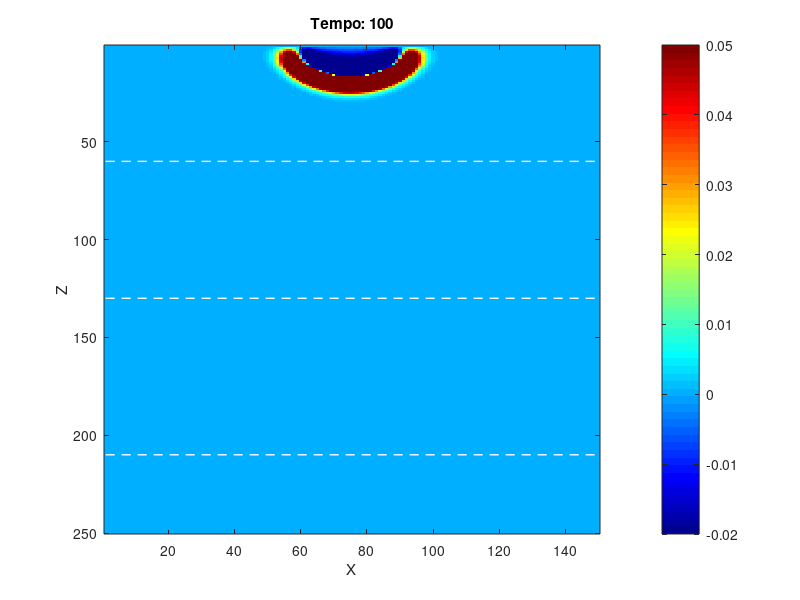

MATLAB code for this plot:
clear; clc; close all;

%parametros
c   = [1500, 2200, 2500, 3000]; %velocidade
d = [1000, 1200, 1500, 1900]; %densidade
int = [60, 130, 210]; %indice da interface

%dominio
M = 4; %ordem
Nx = 150;
Nz = 250;
h = 8.5;
dt = 0.002;
tempo = 100;

Ncam = length(c); %numero de camadas

m = max(1, M);
U = zeros(Nx, Nz, tempo + m);
x = 2 : Nx - 1; %eixo x


%mapeando cada indice de z para sua camada
zcam = cell(Ncam, 1); %para armazenar

iz = 2;
for j = 1:Ncam-1 %atualizando os indices de cada camada
    zcam{j} = iz : int(j) - 1;
    iz = int(j) + 1;
end
zcam{Ncam} = iz : Nz - 1;

%constantes e contorno
gamma = (c .* dt ./ h).^2; %interior

%para velocidade efetiva
dint = zeros(Ncam-1, 1); %denominador
coefx = zeros(Ncam-1, 1); %coeficiente u_xx
cint = zeros(Ncam-1, 1); 

for j = 1:Ncam-1
    dint(j) = (h/2) * ( (1/(d(j)*c(j)^2)) + (1/(d(j+1)*c(j+1)^2)) );
    coefx(j) = (h/2) * ( (1/d(j)) + (1/d(j+1)) );
    cint(j) = sqrt(coefx(j) / dint(j)); %velocidade efetiva
end

%construção do operador da borda levando em conta outros angulos
angulos = linspace(0, 60, M);
%inicializa tudo antes da convolução
convcam = cell(Ncam, 1);
convint = cell(Ncam-1, 1);

for j = 1:Ncam
    convcam{j} = 1;
end
for j = 1:Ncam-1
    convint{j} = 1;
end

%convolução
if M > 0
    for idx = 1:M
        cost = cosd(angulos(idx));

        %camadas
        for j = 1:Ncam
            S = (c(j) / cost) * dt / h;
            S2 = [1, -(S - 1)/(S + 1); (S - 1)/(S + 1), -1];
            convcam{j} = conv2(convcam{j}, S2);
        end

        %interfaces
        for j = 1:Ncam-1
            S = (cint(j) / cost) * dt / h;
            S2 = [1, -(S - 1)/(S + 1); (S - 1)/(S + 1), -1];
            convint{j} = conv2(convint{j}, S2);
        end
    end
end

%fonte
t0 = 0.1;
s = 0.02;
x0 = round(Nx/2);
z0 = 2;

figure;
arq = 'simulacao2D.gif';

for n = 1:tempo %preenchendo toda a matriz
    t = n * dt;
    p = n + m;

    %interior das camadas
    for j = 1:Ncam
        z = zcam{j};

        lap = U(x+1, z, p) - 2*U(x, z, p) + U(x-1, z, p) + U(x, z+1, p) - 2*U(x, z, p) + U(x, z-1, p);

        U(x, z, p+1) = 2*U(x, z, p) - U(x, z, p-1) + gamma(j) .* lap;
    end

    %interfaces
    for j = 1:Ncam-1
        zi = int(j);
        uint = U(x, zi, p);

        numz = ( U(x, zi+1, p) - uint ) ./ (d(j+1)*h) - ( uint - U(x, zi-1, p) ) ./ (d(j)*h);

        u_xx = ( U(x+1, zi, p) - 2*uint + U(x-1, zi, p) ) ./ (h^2);
        numx = coefx(j) .* u_xx;

        u_tt = (numz + numx) ./ dint(j);
        U(x, zi, p+1) = 2*uint - U(x, zi, p-1) + (dt^2 .* u_tt);
    end

    %fonte
    f = exp(-((t - t0) / s)^2);
    U(x0, z0, p+1) = U(x0, z0, p+1) + f;

    U(:, 1, p+1) = 0; %dirichlet

    %bordas
    if M == 0
        U(1, :, p+1) = 0; U(Nx, :, p+1) = 0; U(:, Nz, p+1) = 0;
    else
        U(1, :, p+1) = 0; U(Nx, :, p+1) = 0; U(:, Nz, p+1) = 0;

        for ii = 1:M+1
            for jj = 1:M+1
                if ii==1 && jj==1; continue; end
                tn = p - ii + 2;

                %fundo
                coeff = convcam{Ncam}(ii, jj); %coeficiente do fundo
                U(:, Nz, p+1) = U(:, Nz, p+1) - coeff * U(:, Nz - jj + 1, tn);

                %laterias camadas
                for j = 1:Ncam
                    z = zcam{j};
                    coefl = convcam{j}(ii, jj); %coeficiente lateral
                    U(1,  z, p+1) = U(1,  z, p+1) - coefl * U(jj, z, tn);
                    U(Nx, z, p+1) = U(Nx, z, p+1) - coefl * U(Nx - jj + 1, z, tn);
                end

                %laterias interface
                for j = 1:Ncam-1
                    zi = int(j);
                    coefl = convint{j}(ii, jj);
                    U(1,  zi, p+1) = U(1,  zi, p+1) - coefl * U(jj, zi, tn);
                    U(Nx, zi, p+1) = U(Nx, zi, p+1) - coefl * U(Nx - jj + 1, zi, tn);
                end
            end
        end
    end

    %visualização
    if mod(n, 5) == 0
        imagesc(U(:,:,p+1)');
        caxis([-0.02 0.05]);
        colormap(jet);
        colorbar;
        title(sprintf('Tempo: %d', n));
        xlabel('X'); ylabel('Z');

        hold on;
        for j = 1:length(int) %indentificando as interfaces
            plot([1 Nx], [int(j) int(j)], 'w--', 'LineWidth', 1);
        end
        hold off;

        drawnow;

        %gerando o .gif
        frame = getframe(gcf);
        im = frame2im(frame);
        [imind, cm] = rgb2ind(im); 

        if n == 5
            imwrite(imind, cm, arq, 'gif', 'Loopcount', inf, 'DelayTime', 0.15);
        else 
            imwrite(imind, cm, arq, 'gif', 'WriteMode', 'append', 'DelayTime', 0.15);
        end
    end
end
